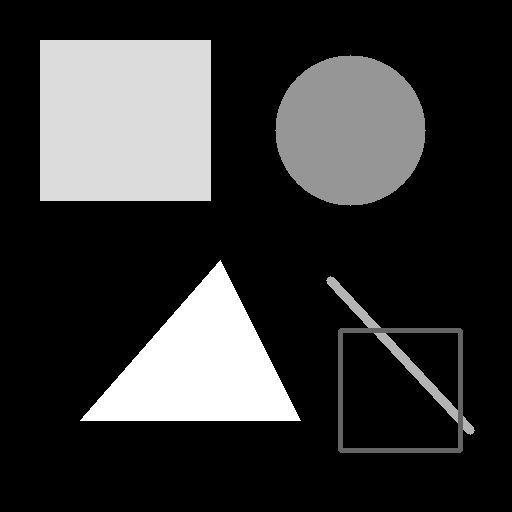
#> input picture Sample_Images/synthetic_test.png, 512 x 512 px
$ python -i edge_detectors.py   (imports and definitions only)   (older library calls are emulated)
#> lines starting #> are read from the running program, lines starting #| are printed output that depends on the picture; after the words box and inside, x2 and y2 are one past the last pixel; in counts of white or black regions, pixels touching at a corner belong together
#> further down, picture is the input picture: shape (512, 512, 3); min 0, max 255, mean 52.7

import cv2
import numpy as np


# [64 lines left out: functions sobel_detector, canny_detector, log_detector, not called in this run]


def dog_detector(image):
    """Detect edges using Difference of Gaussians."""

    blur_small = cv2.GaussianBlur(image, (5, 5), 1.0)
    blur_large = cv2.GaussianBlur(image, (9, 9), 2.0)
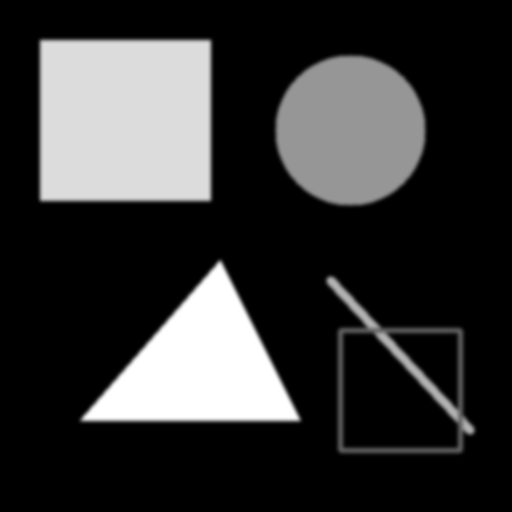
#> blur_large: shape (512, 512, 3); min 0, max 255, mean 52.7

    difference = cv2.absdiff(blur_small, blur_large)
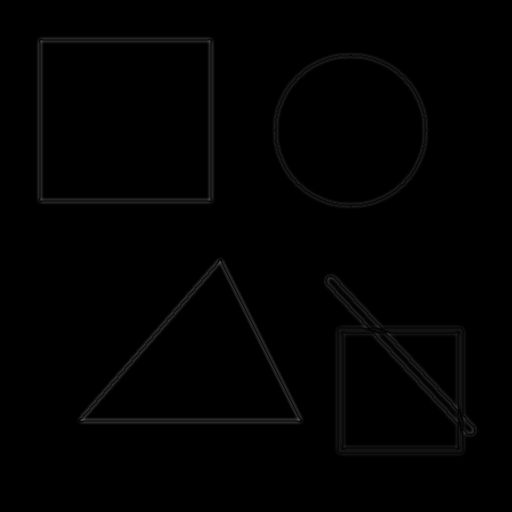
#> difference: shape (512, 512, 3); min 0, max 78, mean 1.6

    _, edges = cv2.threshold(
        difference, 15, 255, cv2.THRESH_BINARY
    )
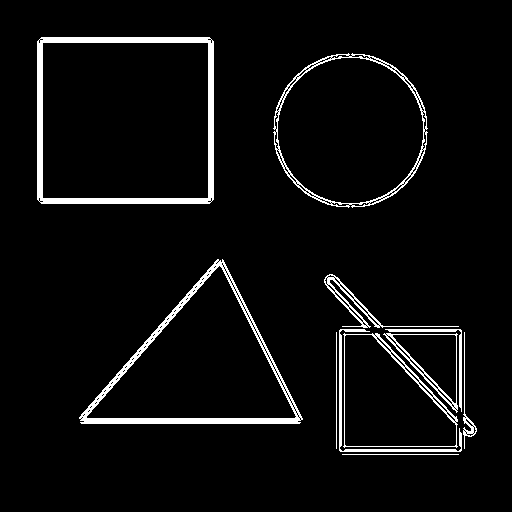
#> edges: shape (512, 512, 3); 4.8% white; 11 white regions, largest, box (x1, y1, x2, y2) and area: (37, 37, 214, 204) 3920, (79, 259, 303, 424) 3205, (273, 53, 428, 208) 1604

    return edges

>>> import cv2
>>> picture = cv2.imread('Sample_Images/synthetic_test.png')
>>> result = dog_detector(picture)
